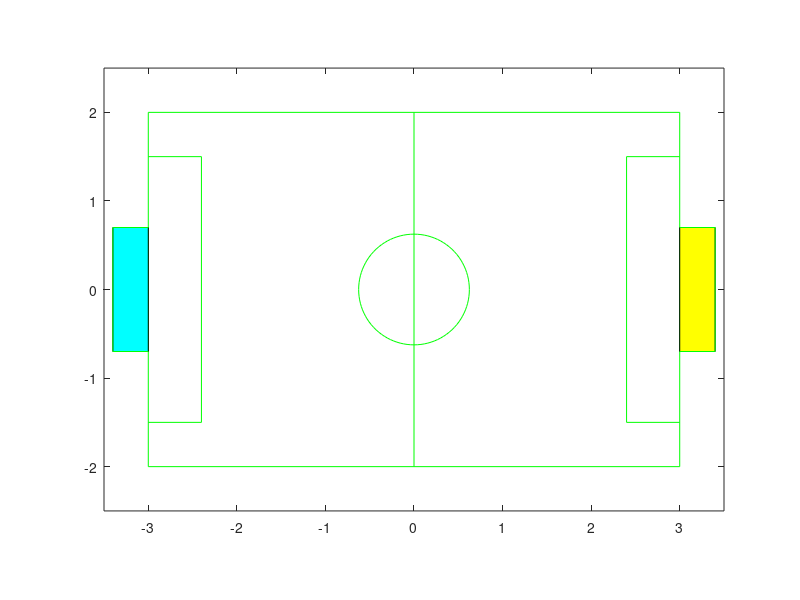

Write MATLAB code to recreate this figure.
function h = plot_field()
% plots the robocup field on the current axis

  fieldX = [-3.00  3.00 3.00 -3.00 -3.00];
  fieldY = [-2.00 -2.00 2.00  2.00 -2.00];
  plot(fieldX, fieldY, 'g-');
  hold on

  goalX = [3.00 (3.00+0.40) (3.00+0.40) 3.00];
  goalY = [-0.70 -0.70 0.70 0.70];
  fill(goalX, goalY, 'y');
  plot(goalX, goalY, 'g-');
  fill(-goalX, goalY, 'c');
  plot(-goalX, goalY, 'g-');

  penaltyX = [3.00 (3.00-0.60) (3.00-0.60) 3.00];
  penaltyY = [-1.50 -1.50 1.50 1.50];
  plot(penaltyX, penaltyY, 'g-');
  plot(-penaltyX, penaltyY, 'g-');

  centerX = [0  0];
  centerY = [-2.00 2.00];
  plot(centerX, centerY, 'g-');

  circleT = 2*pi*[0:.01:1];
  circleX = .625*cos(circleT);
  circleY = .625*sin(circleT);
  hcircle = plot(circleX, circleY, 'g-');
  hold off;

  axis equal;
  axis([-3.5 3.5 -2.5 2.5]);

end
